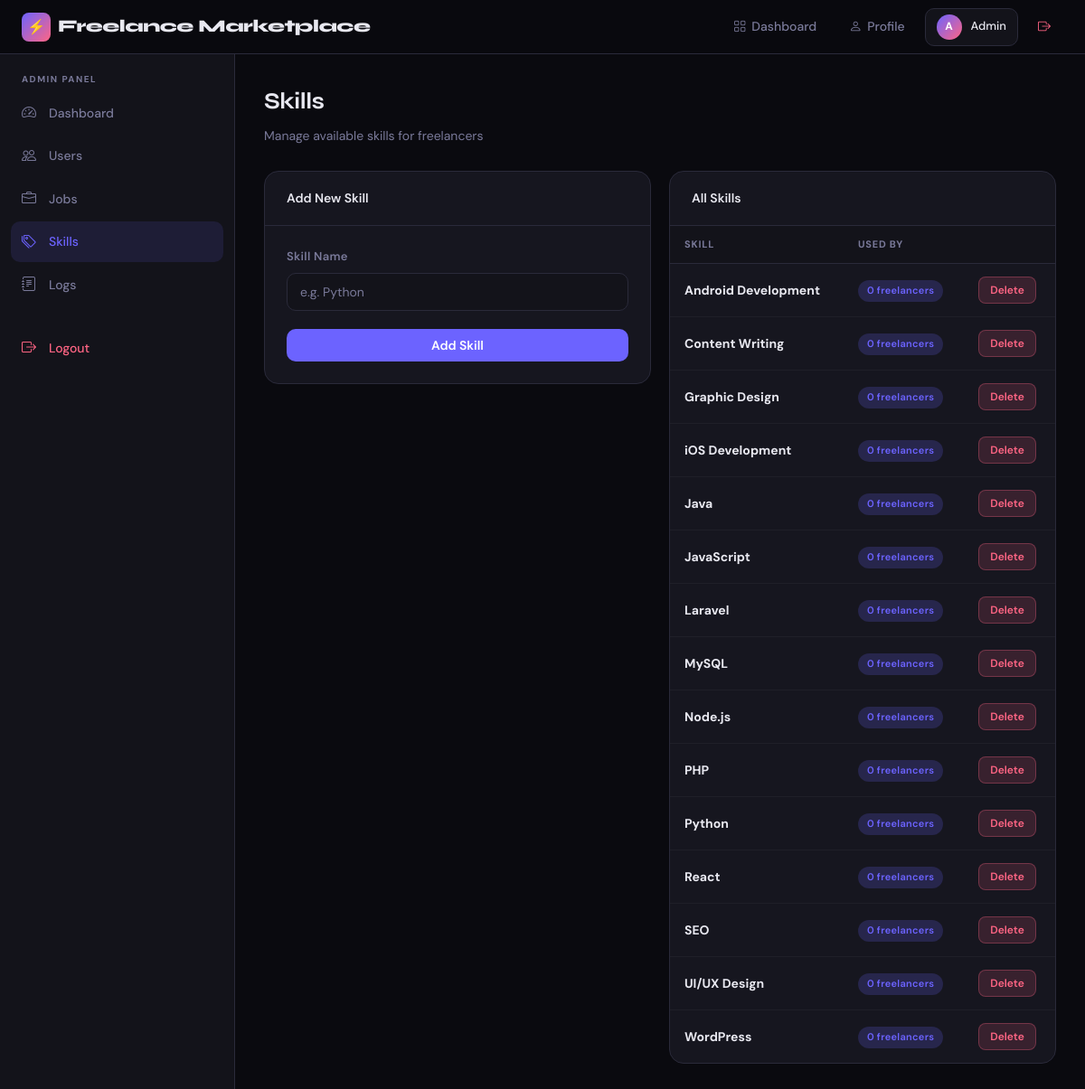
Screenshot of /index.php?page=admin_skills (signed in) with the database file from the repository.
### tables this page shows
CREATE TABLE `skill` (
    `id`   INT(11)      NOT NULL AUTO_INCREMENT,
    `name` VARCHAR(100) NOT NULL,
    PRIMARY KEY (`id`),
    UNIQUE KEY `uq_skill` (`name`)
);

### config/app.php (called while the page is built, shortened)
<?php
function isLoggedIn() {
    return isset($_SESSION['user_id']);
}
function sanitize($data) {
    return htmlspecialchars(strip_tags(trim($data)));
}
?>

### views/admin/skills.php (the view, shortened to what this page needs)
<?php
require_once 'config/app.php';
$db = getDB();
$skills = $db->query("SELECT s.*, COUNT(fs.skill_id) as usage_count FROM skill s LEFT JOIN freelancer_skill fs ON fs.skill_id=s.id GROUP BY s.id ORDER BY s.name");
require_once 'views/shared/header.php';
?>
<div class="sidebar">
    <div class="sidebar-section">
        <div class="sidebar-label">Admin Panel</div>
        <a href="<?= BASE_URL ?>/index.php?page=admin"><i class="bi bi-speedometer2"></i> Dashboard</a>
        <a href="<?= BASE_URL ?>/index.php?page=admin_users"><i class="bi bi-people"></i> Users</a>
        <a href="<?= BASE_URL ?>/index.php?page=admin_jobs"><i class="bi bi-briefcase"></i> Jobs</a>
        <a href="<?= BASE_URL ?>/index.php?page=admin_skills" class="active"><i class="bi bi-tags"></i> Skills</a>
        <a href="<?= BASE_URL ?>/index.php?page=admin_logs"><i class="bi bi-journal-text"></i> Logs</a>
    </div>
    <div class="sidebar-section">
        <a href="<?= BASE_URL ?>/index.php?page=logout" class="danger"><i class="bi bi-box-arrow-right"></i> Logout</a>
    </div>
</div>
<div class="main">
    <div class="page-title">Skills</div>
    <div class="page-subtitle">Manage available skills for freelancers</div>
    <div style="display:grid;grid-template-columns:1fr 1fr;gap:20px;">
        <div class="card" style="align-self:start;">
            <div class="card-header">Add New Skill</div>
            <div class="card-body">
                <form method="POST" action="<?= BASE_URL ?>/index.php">
                    <div class="form-group">
                        <label class="form-label">Skill Name</label>
                        <input type="text" name="skill_name" class="form-control" required placeholder="e.g. Python">
                    </div>
                    <button class="btn btn-primary w-100" style="justify-content:center;">Add Skill</button>
                </form>
            </div>
        </div>
        <div class="card">
            <div class="card-header">All Skills</div>
            <div class="table-wrap">
                <table>
                    <thead><tr><th>Skill</th><th>Used By</th><th></th></tr></thead>
                    <tbody>
                    <?php while($sk = $skills->fetch_assoc()): ?>
                    <tr>
                        <td><strong><?= htmlspecialchars($sk['name']) ?></strong></td>
                        <td><span class="badge badge-blue"><?= $sk['usage_count'] ?> freelancers</span></td>
                        <td>
                            <form method="POST" action="<?= BASE_URL ?>/index.php" style="display:inline;">
                                <button class="btn btn-danger btn-sm" onclick="return confirm('Delete this skill?')">Delete</button>
                            </form>
                        </td>
                    </tr>
                    <?php endwhile; ?>
                    </tbody>
                </table>
            </div>
        </div>
    </div>
</div>
<?php $db->close(); require_once 'views/shared/footer.php'; ?>

### index.php (shortened to what this page needs)
<?php
require_once 'config/app.php';
$page = isset($_GET['page']) ? sanitize($_GET['page']) : 'home';
$routes = [
    'home'              => 'views/shared/home.php',
    'login'             => 'views/auth/login.php',
    'register'          => 'views/auth/register.php',
    'logout'            => 'controllers/auth_controller.php',
    'forgot_password'   => 'views/auth/forgot_password.php',
    'reset_password'    => 'views/auth/reset_password.php',
    'dashboard'         => 'views/shared/dashboard.php',
    'profile'           => 'views/shared/profile.php',
    'post_job'          => 'views/client/post_job.php',
    'my_jobs'           => 'views/client/my_jobs.php',
    'job_proposals'     => 'views/client/job_proposals.php',
    'rate_freelancer'   => 'views/client/rate_freelancer.php',
    'payment'           => 'views/client/payment.php',
    'browse_jobs'       => 'views/freelancer/browse_jobs.php',
    'job_detail'        => 'views/freelancer/job_detail.php',
    'my_proposals'      => 'views/freelancer/my_proposals.php',
    'submit_work'       => 'views/freelancer/submit_work.php',
    'rate_client'       => 'views/freelancer/rate_client.php',
    'admin'             => 'views/admin/dashboard.php',
    'admin_users'       => 'views/admin/users.php',
    'admin_jobs'        => 'views/admin/jobs.php',
    'admin_logs'        => 'views/admin/logs.php',
    'admin_skills'      => 'views/admin/skills.php',
];
if (array_key_exists($page, $routes)) {
    require_once $routes[$page];
} else {
    require_once 'views/shared/404.php';
}
?>

### views/shared/header.php (shortened to what this page needs)
<!DOCTYPE html>
<html lang="en">
<head>
    <link href="https://cdn.jsdelivr.net/npm/bootstrap-icons@1.11.3/font/bootstrap-icons.css" rel="stylesheet">
</head>
<body>
<nav class="topbar">
    <a href="<?= BASE_URL ?>/index.php" class="topbar-brand">
        <div class="logo-icon">⚡</div>
        <?= SITE_NAME ?>
    </a>
    <div class="topbar-nav">
        <?php if (isLoggedIn()): ?>
            <a href="<?= BASE_URL ?>/index.php?page=dashboard"><i class="bi bi-grid"></i> Dashboard</a>
            <a href="<?= BASE_URL ?>/index.php?page=profile"><i class="bi bi-person"></i> Profile</a>
            <div class="topbar-user">
                <div class="avatar"><?= strtoupper(substr($_SESSION['first_name'],0,1)) ?></div>
                <span class="uname"><?= htmlspecialchars($_SESSION['first_name']) ?></span>
            </div>
            <a href="<?= BASE_URL ?>/index.php?page=logout" style="color:var(--accent2)"><i class="bi bi-box-arrow-right"></i></a>
        <?php else: ?>
            <a href="<?= BASE_URL ?>/index.php?page=login">Login</a>
            <a href="<?= BASE_URL ?>/index.php?page=register" class="btn btn-primary btn-sm" style="border-radius:8px">Get Started</a>
        <?php endif; ?>
    </div>
</nav>

### views/shared/footer.php
</body>
</html>

### rows the page displays
skill: name "Android Development", usage_count "0"
skill: name "Content Writing", usage_count "0"
skill: name "Graphic Design", usage_count "0"
skill: name "iOS Development", usage_count "0"
skill: name "Java", usage_count "0"
skill: name "JavaScript", usage_count "0"
skill: name "Laravel", usage_count "0"
skill: name "MySQL", usage_count "0"
skill: name "Node.js", usage_count "0"
skill: name "PHP", usage_count "0"
skill: name "Python", usage_count "0"
skill: name "React", usage_count "0"
skill: name "SEO", usage_count "0"
skill: name "UI/UX Design", usage_count "0"
skill: name "WordPress", usage_count "0"

### other values shown
SITE_NAME "Freelance Marketplace"
substr($_SESSION['first_name'],0,1) "A"
$_SESSION['first_name'] "Admin"
